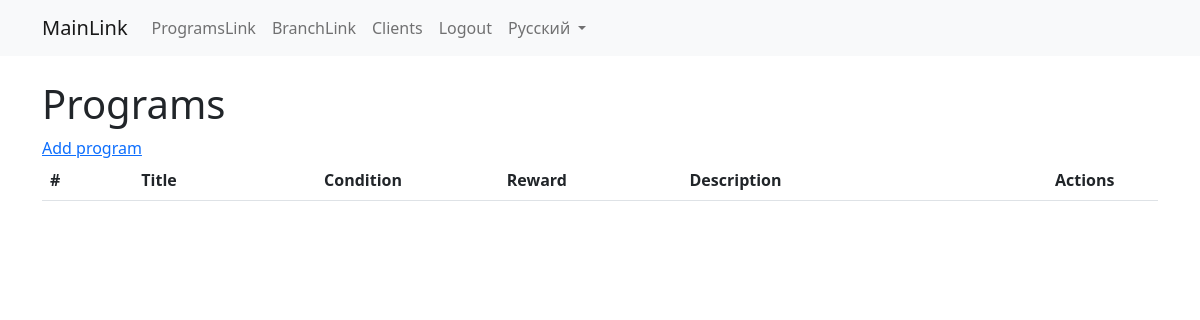
Before: /ru/programs/ (signed in) with the older database file.
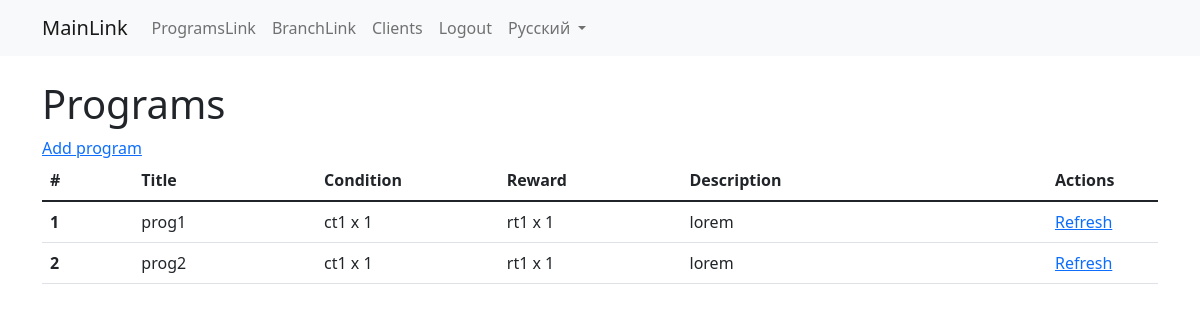
After: the same page with the newer database file.
### merchantapp/models.py (models this page shows, shortened)
class BaseModel(models.Model):
    time_created = models.DateTimeField(auto_now_add=True, verbose_name=_('TimeCreated'))
    time_updated = models.DateTimeField(auto_now=True, verbose_name=_('TimeUpdated'))
    active = models.BooleanField(default=True, verbose_name=_('Active'))
    class Meta:
        abstract = True

class Program(BaseModel):
    code = models.CharField(max_length=150, unique=True, verbose_name=_('Identifier'))
    title = models.CharField(max_length=150, verbose_name=_('Title'))
    condition = models.ForeignKey('ProgramCondition', on_delete=models.CASCADE,
                                  related_name='condition', verbose_name=_('Condition'))
    reward = models.ForeignKey('ProgramReward', on_delete=models.CASCADE, related_name='reward', verbose_name=_('Reward'))
    branch = models.ManyToManyField('Branch', related_name='branch', verbose_name=_('Branch'))
    start_date = models.DateTimeField(blank=True, null=True, verbose_name=_('StartDate'))
    end_date = models.DateTimeField(blank=True, null=True, verbose_name=_('EndDate'))
    description = models.TextField(max_length=1000, verbose_name=_('Description'))

class ProgramCondition(BaseModel):
    condition_type = models.ForeignKey('ProgramConditionType', on_delete=models.CASCADE,
                                       related_name='type', verbose_name=_('ConditionType'))
    amount = models.PositiveIntegerField(default=0, verbose_name=_('Amount'))
    def __str__(self):
        return f"{str(self.condition_type)} x {self.amount}"

class ProgramConditionType(BaseModel):
    code = models.CharField(max_length=50, verbose_name=_('Identifier'))
    title = models.CharField(max_length=150, verbose_name=_('Title'))
    def __str__(self):
        return self.title

class ProgramReward(BaseModel):
    reward_type = models.ForeignKey('ProgramRewardType', on_delete=models.CASCADE,
                                    related_name='type', verbose_name=_('RewardType'))
    amount = models.PositiveIntegerField(default=0, verbose_name=_('Amount'))
    def __str__(self):
        return f"{str(self.reward_type)} x {self.amount}"

class ProgramRewardType(BaseModel):
    code = models.CharField(max_length=50, verbose_name=_('Identifier'))
    title = models.CharField(max_length=150, verbose_name=_('Title'))
    def __str__(self):
        return self.title

### merchantapp/views.py (the view)
# urls.py: path('programs/', merchant_views.ProgramListView.as_view(), name='programs'),
class ProgramListView(PermissionAccessMixin, ListView):
    model = Program
    template_name = 'program.html'
    def test_func(self):
        return super().test_func() or self.request.user.groups.filter(name="Merch-emp")
    def get_queryset(self):
        return super().get_queryset().filter()

### merchantapp/views.py (called while the page is built)
    def test_func(self):
        return self.request.user.is_superuser or self.request.user.groups.filter(name="Merch-man") or \
               self.request.user.groups.filter(name="Stuff")

### merchantapp/templates/program.html
{% extends 'base.html' %}
{% load i18n %}
{% block content %}
    <h1>{% trans "Programs" %}</h1>
    <a href="{% url 'merchantapp:program_create' %}">{% blocktrans %}Add program{% endblocktrans %}</a>
    <table class="table table-hover">
        <thead>
        <tr>
            <th scope="col" style="width: 5%">#</th>
            <th scope="col" style="width: 10%">{% trans "Title" %}</th>
            <th scope="col" style="width: 10%">{% trans "Condition" %}</th>
            <th scope="col" style="width: 10%">{% trans "Reward" %}</th>
            <th scope="col" style="width: 20%">{% trans "Description" %}</th>
            <th scope="col" style="width: 5%">{% trans "Actions" %}</th>
        </tr>
        </thead>
        <tbody>
        {% for program in program_list.all %}
            <tr>
                <th scope="row">{{ program.id }}</th>
                <td>{{ program.title }}</td>
                <td>{{ program.condition }}</td>
                <td>{{ program.reward }}</td>
                <td>{{ program.description }}</td>
                    <td><a href="{% url 'merchantapp:program_update' program.pk %}">{% trans "Refresh" %}</a></td>
            </tr>
        {% endfor %}
        </tbody>
    </table>
{% endblock %}

Changed rows visible on the page:
added Program: id "1", title "prog1", condition "ct1 x 1", reward "rt1 x 1", description "lorem"
added Program: id "2", title "prog2", condition "ct1 x 1", reward "rt1 x 1", description "lorem"
